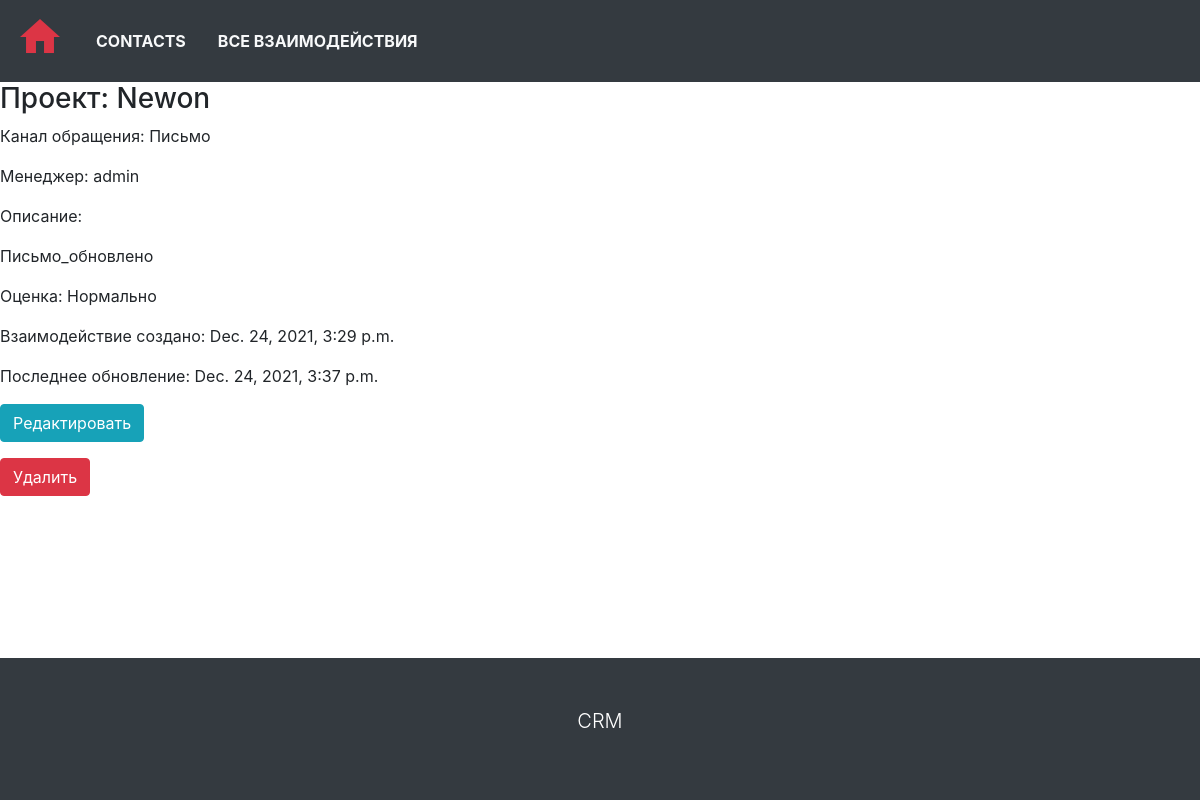
Page /interactions/interaction/6/ on the earlier database version.
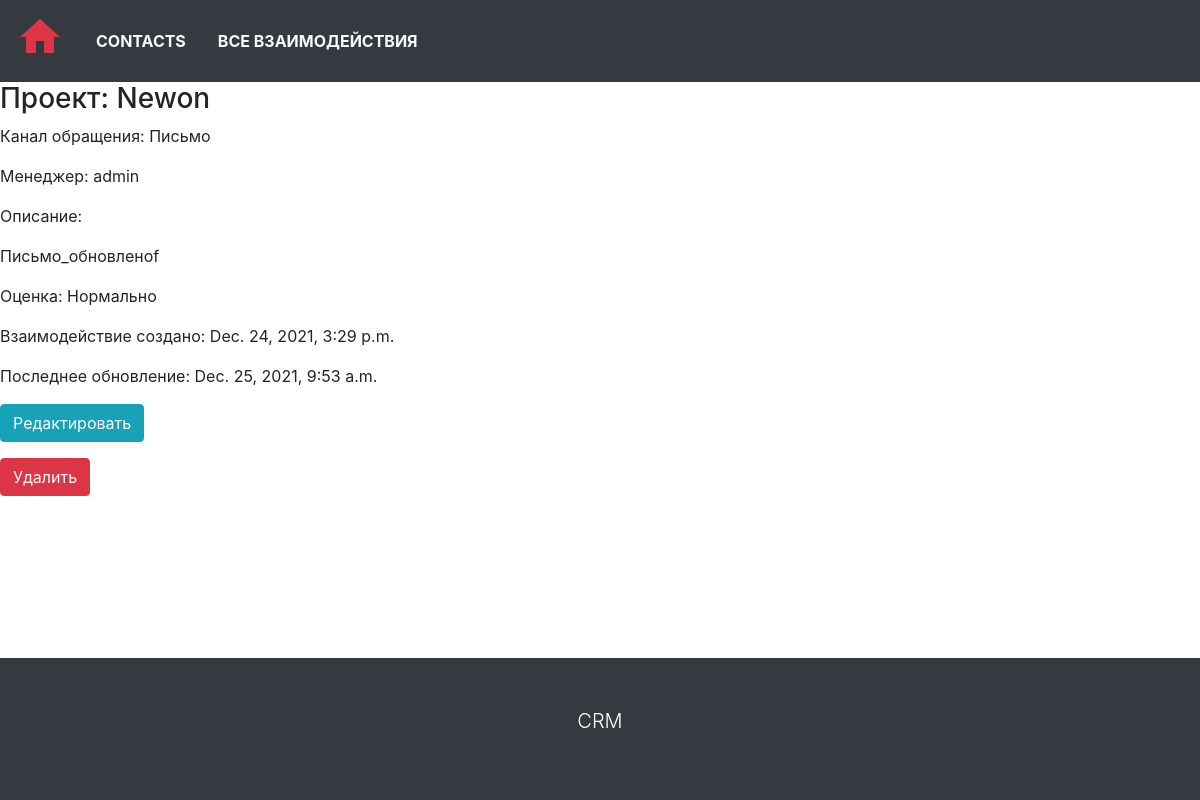
Same page on the later database version.
### main_crm/models.py (models this page shows, shortened)
class Interaction(models.Model):
    project = models.ForeignKey('Project', on_delete=models.CASCADE)
    CHANNELS = (
        ('r', 'Заявка'),
        ('l', 'Письмо'),
        ('w', 'Сайт'),
        ('i', 'Инициатива компании'),
    )
    channel = models.CharField(max_length=1, choices=CHANNELS)
    manager = models.ForeignKey(User, on_delete=models.CASCADE)
    description = RichTextUploadingField(blank=True)
    MARKS = (
        ('1', 'Ужасно'),
        ('2', 'Плохо'),
        ('3', 'Нормально'),
        ('4', 'Хорошо'),
        ('5', 'Отлично'),
    )
    mark = models.CharField(max_length=1, choices=MARKS)
    created_at = models.DateTimeField(auto_now_add=True)
    updated_at = models.DateTimeField(auto_now=True)
    class Meta:
        ordering = ['-updated_at']
        verbose_name = 'Interaction'
        verbose_name_plural = 'Interactions'

class Project(models.Model):
    user = models.ForeignKey('Company', on_delete=models.CASCADE)
    title = models.CharField(max_length=250)
    description = RichTextUploadingField(blank=True)
    started_at = models.DateField()
    finished_at = models.DateField(blank=True, null=True)
    cost = models.IntegerField(blank=True, null=True, validators=(MinValueValidator(0),))
    class Meta:
        ordering = ['-started_at']
        verbose_name = 'Project'
        verbose_name_plural = 'Projects'

### main_crm/views.py (the view)
# urls.py: path('interactions/interaction/<int:pk>/', views.InteractionDetailView.as_view(), name='interaction-detail'),
class InteractionDetailView(DetailView):
    queryset = Interaction.objects.all()
    template_name = 'cms_mainpage/interaction_detail.html'

### main_crm/templates/cms_mainpage/interaction_detail.html (shortened to what this page needs)
{% extends 'base.html' %}
{% block content %}
<div class="container-sm">
    <p class="h3">Проект: {{ interaction.project.title }}</p>
    <p>Канал обращения: {{ interaction.get_channel_display }}</p>
    <p>Менеджер: {{ interaction.manager }}</p>
    <p>Описание: {{ interaction.description|safe }}</p>
    <p>Оценка: {{ interaction.get_mark_display }}</p>
    <p>Взаимодействие создано: {{ interaction.created_at }}</p>
    <p>Последнее обновление: {{ interaction.updated_at }}</p>
    <p><a href="{% url 'interaction-update' interaction.pk %}" class="btn btn-info" role="button">Редактировать</a></p>
    <p><a href="{% url 'interaction-delete' interaction.pk %}" class="btn btn-danger" role="button">Удалить</a></p>
</div>
{% endblock %}

### main_crm/templates/base.html (shortened to what this page needs)
{% load static %}
<!doctype html>
<html lang="en">
<head>
    <link rel="stylesheet" href="https://stackpath.bootstrapcdn.com/bootstrap/4.3.1/css/bootstrap.min.css"
>
    <link rel="stylesheet" type="text/css" href="{% static 'cms/css/style.css' %}">
</head>
<body>
<div class="wrapper">
{% include 'cms_mainpage/navbar.html' %}
<main class="main">
{% block content %}
{% endblock %}
</main>
{% include 'cms_mainpage/footer.html' %}
</div>
</body>
</html>

### main_crm/templates/cms_mainpage/navbar.html (shortened to what this page needs)
<nav class="navbar navbar-expand-md navbar-light bg-dark">
    <a href="/" class="navbar-brand"><i class="material-icons material-icons md-48 text-danger">home</i></a>
    <div id="navbar" class="collapse navbar-collapse justify-content-between">
        <ul class="navbar-nav">
            <li class="nav-item"><a class="nav-link text-light text-uppercase font-weight-bold px-3"
                                    href="#">Contacts</a></li>
            <li class="nav-item"><a class="nav-link text-light text-uppercase font-weight-bold px-3"
                                    href="{% url 'all-interaction-list' %}">Все взаимодействия</a>
            </li>
        </ul>
</nav>

### main_crm/templates/cms_mainpage/footer.html
<footer class="bg-dark text-white mt-5 p-5">
    <div class="container">
        <p class="lead text-center">CRM</p>
    </div>
</footer>

### main_crm/static/cms/css/style.css (style rules this page uses)
html, body { height: 100%; }
.wrapper { min-height: 100%; display: flex; flex-direction: column; }
.main { flex: 1 1 auto; }
.material-icons.md-48 { font-size: 48px; }

Differences in the rows shown:
changed Interaction "Письмо": description "Письмо_обновлено" → "Письмо_обновленоf"; updated_at "Dec. 24, 2021, 3:37 p.m." → "Dec. 25, 2021, 9:53 a.m."
